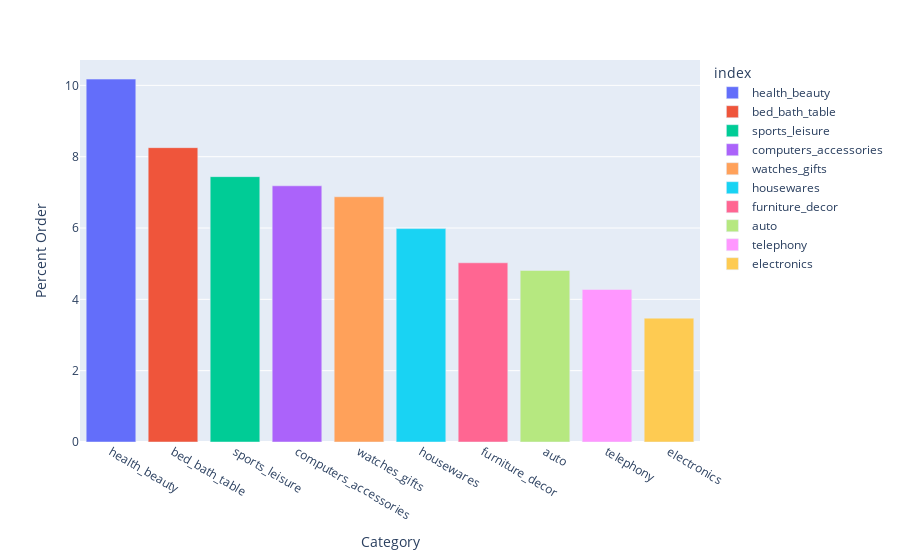

The notebook cell saved with this chart:
### Markdown cell above
**Our most used payment method in passive Customers are Credit Card used 77%  and Boleto 19.5% for trasaction**

### Code cell
top_10_product = passive['product_category_name_english'].value_counts().sort_values(ascending=False).head(10).index
df_top_10_product = passive[passive['product_category_name_english'].isin(top_10_product)]

plt.figure(figsize=(8, 6))
df_price_cat = df_top_10_product['product_category_name_english'].value_counts()/len(passive['customer_city'])*100
pal = sns.color_palette('rocket_r', len(df_price_cat))
fig = px.bar(df_price_cat, x=df_price_cat.index, y= df_price_cat.values,color=df_price_cat.index)
fig.update_xaxes(title_text='Category')
fig.update_yaxes(title_text='Percent Customers')
fig.show()

### Figure 1 — Plotly figure (JSON) as saved in the notebook; plotly's stock layout.template omitted (floating-point values rounded to 4 significant figures)
{"data": [{"alignmentgroup": "True", "hovertemplate": "index=%{x}<br>y=%{y}<extra></extra>", "legendgroup": "health_beauty", "marker": {"color": "#636efa", "pattern": {"shape": ""}}, "name": "health_beauty", "offsetgroup": "health_beauty", "orientation": "v", "showlegend": true, "textposition": "auto", "type": "bar", "x": ["health_beauty"], "xaxis": "x", "y": [10.18], "yaxis": "y"}, {"alignmentgroup": "True", "hovertemplate": "index=%{x}<br>y=%{y}<extra></extra>", "legendgroup": "bed_bath_table", "marker": {"color": "#EF553B", "pattern": {"shape": ""}}, "name": "bed_bath_table", "offsetgroup": "bed_bath_table", "orientation": "v", "showlegend": true, "textposition": "auto", "type": "bar", "x": ["bed_bath_table"], "xaxis": "x", "y": [8.253], "yaxis": "y"}, {"alignmentgroup": "True", "hovertemplate": "index=%{x}<br>y=%{y}<extra></extra>", "legendgroup": "sports_leisure", "marker": {"color": "#00cc96", "pattern": {"shape": ""}}, "name": "sports_leisure", "offsetgroup": "sports_leisure", "orientation": "v", "showlegend": true, "textposition": "auto", "type": "bar", "x": ["sports_leisure"], "xaxis": "x", "y": [7.44], "yaxis": "y"}, {"alignmentgroup": "True", "hovertemplate": "index=%{x}<br>y=%{y}<extra></extra>", "legendgroup": "computers_accessories", "marker": {"color": "#ab63fa", "pattern": {"shape": ""}}, "name": "computers_accessories", "offsetgroup": "computers_accessories", "orientation": "v", "showlegend": true, "textposition": "auto", "type": "bar", "x": ["computers_accessories"], "xaxis": "x", "y": [7.183], "yaxis": "y"}, {"alignmentgroup": "True", "hovertemplate": "index=%{x}<br>y=%{y}<extra></extra>", "legendgroup": "watches_gifts", "marker": {"color": "#FFA15A", "pattern": {"shape": ""}}, "name": "watches_gifts", "offsetgroup": "watches_gifts", "orientation": "v", "showlegend": true, "textposition": "auto", "type": "bar", "x": ["watches_gifts"], "xaxis": "x", "y": [6.876], "yaxis": "y"}, {"alignmentgroup": "True", "hovertemplate": "index=%{x}<br>y=%{y}<extra></extra>", "legendgroup": "housewares", "marker": {"color": "#19d3f3", "pattern": {"shape": ""}}, "name": "housewares", "offsetgroup": "housewares", "orientation": "v", "showlegend": true, "textposition": "auto", "type": "bar", "x": ["housewares"], "xaxis": "x", "y": [5.984], "yaxis": "y"}, {"alignmentgroup": "True", "hovertemplate": "index=%{x}<br>y=%{y}<extra></extra>", "legendgroup": "furniture_decor", "marker": {"color": "#FF6692", "pattern": {"shape": ""}}, "name": "furniture_decor", "offsetgroup": "furniture_decor", "orientation": "v", "showlegend": true, "textposition": "auto", "type": "bar", "x": ["furniture_decor"], "xaxis": "x", "y": [5.025], "yaxis": "y"}, {"alignmentgroup": "True", "hovertemplate": "index=%{x}<br>y=%{y}<extra></extra>", "legendgroup": "auto", "marker": {"color": "#B6E880", "pattern": {"shape": ""}}, "name": "auto", "offsetgroup": "auto", "orientation": "v", "showlegend": true, "textposition": "auto", "type": "bar", "x": ["auto"], "xaxis": "x", "y": [4.81], "yaxis": "y"}, {"alignmentgroup": "True", "hovertemplate": "index=%{x}<br>y=%{y}<extra></extra>", "legendgroup": "telephony", "marker": {"color": "#FF97FF", "pattern": {"shape": ""}}, "name": "telephony", "offsetgroup": "telephony", "orientation": "v", "showlegend": true, "textposition": "auto", "type": "bar", "x": ["telephony"], "xaxis": "x", "y": [4.277], "yaxis": "y"}, {"alignmentgroup": "True", "hovertemplate": "index=%{x}<br>y=%{y}<extra></extra>", "legendgroup": "electronics", "marker": {"color": "#FECB52", "pattern": {"shape": ""}}, "name": "electronics", "offsetgroup": "electronics", "orientation": "v", "showlegend": true, "textposition": "auto", "type": "bar", "x": ["electronics"], "xaxis": "x", "y": [3.473], "yaxis": "y"}], "layout": {"barmode": "relative", "legend": {"title": {"text": "index"}, "tracegroupgap": 0}, "margin": {"t": 60}, "xaxis": {"anchor": "y", "categoryarray": ["health_beauty", "bed_bath_table", "sports_leisure", "computers_accessories", "watches_gifts", "housewares", "furniture_decor", "auto", "telephony", "electronics"], "categoryorder": "array", "domain": [0, 1], "title": {"text": "Category"}}, "yaxis": {"anchor": "x", "domain": [0, 1], "title": {"text": "Percent Order"}}}}
